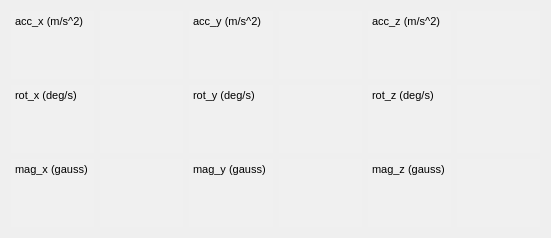
   <widget class="QWidget" name="gridLayoutWidget_2">
    <property name="geometry">
     <rect>
      <x>10</x>
      <y>200</y>
      <width>551</width>
      <height>91</height>
     </rect>
    </property>
    <layout class="QGridLayout" name="gridLayout">
     <property name="sizeConstraint">
      <enum>QLayout::SetDefaultConstraint</enum>
     </property>
     <item row="2" column="5">
      <widget class="QTextEdit" name="textMagZ">
       <property name="enabled">
        <bool>true</bool>
       </property>
       <property name="autoFillBackground">
        <bool>false</bool>
       </property>
       <property name="styleSheet">
        <string notr="true">background-color: rgb(240, 240, 240);</string>
       </property>
       <property name="frameShape">
        <enum>QFrame::NoFrame</enum>
       </property>
       <property name="frameShadow">
        <enum>QFrame::Sunken</enum>
       </property>
       <property name="lineWidth">
        <number>1</number>
       </property>
       <property name="readOnly">
        <bool>true</bool>
       </property>
       <property name="html">
        <string>&lt;!DOCTYPE HTML PUBLIC &quot;-//W3C//DTD HTML 4.0//EN&quot; &quot;http://www.w3.org/TR/REC-html40/strict.dtd&quot;&gt;
&lt;html&gt;&lt;head&gt;&lt;meta name=&quot;qrichtext&quot; content=&quot;1&quot; /&gt;&lt;style type=&quot;text/css&quot;&gt;
p, li { white-space: pre-wrap; }
&lt;/style&gt;&lt;/head&gt;&lt;body style=&quot; font-family:'MS Shell Dlg 2'; font-size:8.25pt; font-weight:400; font-style:normal;&quot;&gt;
&lt;p style=&quot;-qt-paragraph-type:empty; margin-top:12px; margin-bottom:12px; margin-left:0px; margin-right:0px; -qt-block-indent:0; text-indent:0px; font-family:'Segoe UI'; font-size:9pt;&quot;&gt;&lt;br /&gt;&lt;/p&gt;&lt;/body&gt;&lt;/html&gt;</string>
       </property>
      </widget>
     </item>
     <item row="0" column="4">
      <widget class="QTextEdit" name="textEdit_25">
       <property name="enabled">
        <bool>true</bool>
       </property>
       <property name="autoFillBackground">
        <bool>false</bool>
       </property>
       <property name="styleSheet">
        <string notr="true">background-color: rgb(240, 240, 240);</string>
       </property>
       <property name="frameShape">
        <enum>QFrame::NoFrame</enum>
       </property>
       <property name="frameShadow">
        <enum>QFrame::Sunken</enum>
       </property>
       <property name="lineWidth">
        <number>1</number>
       </property>
       <property name="readOnly">
        <bool>true</bool>
       </property>
       <property name="html">
        <string>&lt;!DOCTYPE HTML PUBLIC &quot;-//W3C//DTD HTML 4.0//EN&quot; &quot;http://www.w3.org/TR/REC-html40/strict.dtd&quot;&gt;
&lt;html&gt;&lt;head&gt;&lt;meta name=&quot;qrichtext&quot; content=&quot;1&quot; /&gt;&lt;style type=&quot;text/css&quot;&gt;
p, li { white-space: pre-wrap; }
&lt;/style&gt;&lt;/head&gt;&lt;body style=&quot; font-family:'MS Shell Dlg 2'; font-size:8.25pt; font-weight:400; font-style:normal;&quot;&gt;
&lt;p style=&quot; margin-top:12px; margin-bottom:12px; margin-left:0px; margin-right:0px; -qt-block-indent:0; text-indent:0px;&quot;&gt;&lt;span style=&quot; font-family:'Segoe UI'; font-size:8pt;&quot;&gt;acc_z (m/s^2)&lt;/span&gt;&lt;/p&gt;&lt;/body&gt;&lt;/html&gt;</string>
       </property>
      </widget>
     </item>
     <item row="1" column="0">
      <widget class="QTextEdit" name="textEdit_28">
       <property name="enabled">
        <bool>true</bool>
       </property>
       <property name="autoFillBackground">
        <bool>false</bool>
       </property>
       <property name="styleSheet">
        <string notr="true">background-color: rgb(240, 240, 240);</string>
       </property>
       <property name="frameShape">
        <enum>QFrame::NoFrame</enum>
       </property>
       <property name="frameShadow">
        <enum>QFrame::Sunken</enum>
       </property>
       <property name="lineWidth">
        <number>1</number>
       </property>
       <property name="readOnly">
        <bool>true</bool>
       </property>
       <property name="html">
        <string>&lt;!DOCTYPE HTML PUBLIC &quot;-//W3C//DTD HTML 4.0//EN&quot; &quot;http://www.w3.org/TR/REC-html40/strict.dtd&quot;&gt;
&lt;html&gt;&lt;head&gt;&lt;meta name=&quot;qrichtext&quot; content=&quot;1&quot; /&gt;&lt;style type=&quot;text/css&quot;&gt;
p, li { white-space: pre-wrap; }
&lt;/style&gt;&lt;/head&gt;&lt;body style=&quot; font-family:'MS Shell Dlg 2'; font-size:8.25pt; font-weight:400; font-style:normal;&quot;&gt;
&lt;p style=&quot; margin-top:12px; margin-bottom:12px; margin-left:0px; margin-right:0px; -qt-block-indent:0; text-indent:0px;&quot;&gt;&lt;span style=&quot; font-family:'Segoe UI'; font-size:8pt;&quot;&gt;rot_x (deg/s)&lt;/span&gt;&lt;/p&gt;&lt;/body&gt;&lt;/html&gt;</string>
       </property>
      </widget>
     </item>
     <item row="0" column="3">
      <widget class="QTextEdit" name="textAccY">
       <property name="enabled">
        <bool>true</bool>
       </property>
       <property name="autoFillBackground">
        <bool>false</bool>
       </property>
       <property name="styleSheet">
        <string notr="true">background-color: rgb(240, 240, 240);</string>
       </property>
       <property name="frameShape">
        <enum>QFrame::NoFrame</enum>
       </property>
       <property name="frameShadow">
        <enum>QFrame::Sunken</enum>
       </property>
       <property name="lineWidth">
        <number>1</number>
       </property>
       <property name="readOnly">
        <bool>true</bool>
       </property>
       <property name="html">
        <string>&lt;!DOCTYPE HTML PUBLIC &quot;-//W3C//DTD HTML 4.0//EN&quot; &quot;http://www.w3.org/TR/REC-html40/strict.dtd&quot;&gt;
&lt;html&gt;&lt;head&gt;&lt;meta name=&quot;qrichtext&quot; content=&quot;1&quot; /&gt;&lt;style type=&quot;text/css&quot;&gt;
p, li { white-space: pre-wrap; }
&lt;/style&gt;&lt;/head&gt;&lt;body style=&quot; font-family:'MS Shell Dlg 2'; font-size:8.25pt; font-weight:400; font-style:normal;&quot;&gt;
&lt;p style=&quot;-qt-paragraph-type:empty; margin-top:12px; margin-bottom:12px; margin-left:0px; margin-right:0px; -qt-block-indent:0; text-indent:0px; font-family:'Segoe UI'; font-size:9pt;&quot;&gt;&lt;br /&gt;&lt;/p&gt;&lt;/body&gt;&lt;/html&gt;</string>
       </property>
      </widget>
     </item>
     <item row="1" column="1">
      <widget class="QTextEdit" name="textRotX">
       <property name="enabled">
        <bool>true</bool>
       </property>
       <property name="autoFillBackground">
        <bool>false</bool>
       </property>
       <property name="styleSheet">
        <string notr="true">background-color: rgb(240, 240, 240);</string>
       </property>
       <property name="frameShape">
        <enum>QFrame::NoFrame</enum>
       </property>
       <property name="frameShadow">
        <enum>QFrame::Sunken</enum>
       </property>
       <property name="lineWidth">
        <number>1</number>
       </property>
       <property name="readOnly">
        <bool>true</bool>
       </property>
       <property name="html">
        <string>&lt;!DOCTYPE HTML PUBLIC &quot;-//W3C//DTD HTML 4.0//EN&quot; &quot;http://www.w3.org/TR/REC-html40/strict.dtd&quot;&gt;
&lt;html&gt;&lt;head&gt;&lt;meta name=&quot;qrichtext&quot; content=&quot;1&quot; /&gt;&lt;style type=&quot;text/css&quot;&gt;
p, li { white-space: pre-wrap; }
&lt;/style&gt;&lt;/head&gt;&lt;body style=&quot; font-family:'MS Shell Dlg 2'; font-size:8.25pt; font-weight:400; font-style:normal;&quot;&gt;
&lt;p style=&quot;-qt-paragraph-type:empty; margin-top:12px; margin-bottom:12px; margin-left:0px; margin-right:0px; -qt-block-indent:0; text-indent:0px; font-family:'Segoe UI'; font-size:9pt;&quot;&gt;&lt;br /&gt;&lt;/p&gt;&lt;/body&gt;&lt;/html&gt;</string>
       </property>
      </widget>
     </item>
     <item row="0" column="2">
      <widget class="QTextEdit" name="textEdit_23">
       <property name="enabled">
        <bool>true</bool>
       </property>
       <property name="autoFillBackground">
        <bool>false</bool>
       </property>
       <property name="styleSheet">
        <string notr="true">background-color: rgb(240, 240, 240);</string>
       </property>
       <property name="frameShape">
        <enum>QFrame::NoFrame</enum>
       </property>
       <property name="frameShadow">
        <enum>QFrame::Sunken</enum>
       </property>
       <property name="lineWidth">
        <number>1</number>
       </property>
       <property name="readOnly">
        <bool>true</bool>
       </property>
       <property name="html">
        <string>&lt;!DOCTYPE HTML PUBLIC &quot;-//W3C//DTD HTML 4.0//EN&quot; &quot;http://www.w3.org/TR/REC-html40/strict.dtd&quot;&gt;
&lt;html&gt;&lt;head&gt;&lt;meta name=&quot;qrichtext&quot; content=&quot;1&quot; /&gt;&lt;style type=&quot;text/css&quot;&gt;
p, li { white-space: pre-wrap; }
&lt;/style&gt;&lt;/head&gt;&lt;body style=&quot; font-family:'MS Shell Dlg 2'; font-size:8.25pt; font-weight:400; font-style:normal;&quot;&gt;
&lt;p style=&quot; margin-top:12px; margin-bottom:12px; margin-left:0px; margin-right:0px; -qt-block-indent:0; text-indent:0px;&quot;&gt;&lt;span style=&quot; font-family:'Segoe UI'; font-size:8pt;&quot;&gt;acc_y (m/s^2)&lt;/span&gt;&lt;/p&gt;&lt;/body&gt;&lt;/html&gt;</string>
       </property>
      </widget>
     </item>
     <item row="1" column="3">
      <widget class="QTextEdit" name="textRotY">
       <property name="enabled">
        <bool>true</bool>
       </property>
       <property name="autoFillBackground">
        <bool>false</bool>
       </property>
       <property name="styleSheet">
        <string notr="true">background-color: rgb(240, 240, 240);</string>
       </property>
       <property name="frameShape">
        <enum>QFrame::NoFrame</enum>
       </property>
       <property name="frameShadow">
        <enum>QFrame::Sunken</enum>
       </property>
       <property name="lineWidth">
        <number>1</number>
       </property>
       <property name="readOnly">
        <bool>true</bool>
       </property>
       <property name="html">
        <string>&lt;!DOCTYPE HTML PUBLIC &quot;-//W3C//DTD HTML 4.0//EN&quot; &quot;http://www.w3.org/TR/REC-html40/strict.dtd&quot;&gt;
&lt;html&gt;&lt;head&gt;&lt;meta name=&quot;qrichtext&quot; content=&quot;1&quot; /&gt;&lt;style type=&quot;text/css&quot;&gt;
p, li { white-space: pre-wrap; }
&lt;/style&gt;&lt;/head&gt;&lt;body style=&quot; font-family:'MS Shell Dlg 2'; font-size:8.25pt; font-weight:400; font-style:normal;&quot;&gt;
&lt;p style=&quot;-qt-paragraph-type:empty; margin-top:12px; margin-bottom:12px; margin-left:0px; margin-right:0px; -qt-block-indent:0; text-indent:0px; font-family:'Segoe UI'; font-size:9pt;&quot;&gt;&lt;br /&gt;&lt;/p&gt;&lt;/body&gt;&lt;/html&gt;</string>
       </property>
      </widget>
     </item>
     <item row="1" column="2">
      <widget class="QTextEdit" name="textEdit_29">
       <property name="enabled">
        <bool>true</bool>
       </property>
       <property name="autoFillBackground">
        <bool>false</bool>
       </property>
       <property name="styleSheet">
        <string notr="true">background-color: rgb(240, 240, 240);</string>
       </property>
       <property name="frameShape">
        <enum>QFrame::NoFrame</enum>
       </property>
       <property name="frameShadow">
        <enum>QFrame::Sunken</enum>
       </property>
       <property name="lineWidth">
        <number>1</number>
       </property>
       <property name="readOnly">
        <bool>true</bool>
       </property>
       <property name="html">
        <string>&lt;!DOCTYPE HTML PUBLIC &quot;-//W3C//DTD HTML 4.0//EN&quot; &quot;http://www.w3.org/TR/REC-html40/strict.dtd&quot;&gt;
&lt;html&gt;&lt;head&gt;&lt;meta name=&quot;qrichtext&quot; content=&quot;1&quot; /&gt;&lt;style type=&quot;text/css&quot;&gt;
p, li { white-space: pre-wrap; }
&lt;/style&gt;&lt;/head&gt;&lt;body style=&quot; font-family:'MS Shell Dlg 2'; font-size:8.25pt; font-weight:400; font-style:normal;&quot;&gt;
&lt;p style=&quot; margin-top:12px; margin-bottom:12px; margin-left:0px; margin-right:0px; -qt-block-indent:0; text-indent:0px;&quot;&gt;&lt;span style=&quot; font-family:'Segoe UI'; font-size:8pt;&quot;&gt;rot_y (deg/s)&lt;/span&gt;&lt;/p&gt;&lt;/body&gt;&lt;/html&gt;</string>
       </property>
      </widget>
     </item>
     <item row="0" column="5">
      <widget class="QTextEdit" name="textAccZ">
       <property name="enabled">
        <bool>true</bool>
       </property>
       <property name="autoFillBackground">
        <bool>false</bool>
       </property>
       <property name="styleSheet">
        <string notr="true">background-color: rgb(240, 240, 240);</string>
       </property>
       <property name="frameShape">
        <enum>QFrame::NoFrame</enum>
       </property>
       <property name="frameShadow">
        <enum>QFrame::Sunken</enum>
       </property>
       <property name="lineWidth">
        <number>1</number>
       </property>
       <property name="readOnly">
        <bool>true</bool>
       </property>
       <property name="html">
        <string>&lt;!DOCTYPE HTML PUBLIC &quot;-//W3C//DTD HTML 4.0//EN&quot; &quot;http://www.w3.org/TR/REC-html40/strict.dtd&quot;&gt;
&lt;html&gt;&lt;head&gt;&lt;meta name=&quot;qrichtext&quot; content=&quot;1&quot; /&gt;&lt;style type=&quot;text/css&quot;&gt;
p, li { white-space: pre-wrap; }
&lt;/style&gt;&lt;/head&gt;&lt;body style=&quot; font-family:'MS Shell Dlg 2'; font-size:8.25pt; font-weight:400; font-style:normal;&quot;&gt;
&lt;p style=&quot;-qt-paragraph-type:empty; margin-top:12px; margin-bottom:12px; margin-left:0px; margin-right:0px; -qt-block-indent:0; text-indent:0px; font-family:'Segoe UI'; font-size:9pt;&quot;&gt;&lt;br /&gt;&lt;/p&gt;&lt;/body&gt;&lt;/html&gt;</string>
       </property>
      </widget>
     </item>
     <item row="1" column="4">
      <widget class="QTextEdit" name="textEdit_31">
       <property name="enabled">
        <bool>true</bool>
       </property>
       <property name="autoFillBackground">
        <bool>false</bool>
       </property>
       <property name="styleSheet">
        <string notr="true">background-color: rgb(240, 240, 240);</string>
       </property>
       <property name="frameShape">
        <enum>QFrame::NoFrame</enum>
       </property>
       <property name="frameShadow">
        <enum>QFrame::Sunken</enum>
       </property>
       <property name="lineWidth">
        <number>1</number>
       </property>
       <property name="readOnly">
        <bool>true</bool>
       </property>
       <property name="html">
        <string>&lt;!DOCTYPE HTML PUBLIC &quot;-//W3C//DTD HTML 4.0//EN&quot; &quot;http://www.w3.org/TR/REC-html40/strict.dtd&quot;&gt;
&lt;html&gt;&lt;head&gt;&lt;meta name=&quot;qrichtext&quot; content=&quot;1&quot; /&gt;&lt;style type=&quot;text/css&quot;&gt;
p, li { white-space: pre-wrap; }
&lt;/style&gt;&lt;/head&gt;&lt;body style=&quot; font-family:'MS Shell Dlg 2'; font-size:8.25pt; font-weight:400; font-style:normal;&quot;&gt;
&lt;p style=&quot; margin-top:12px; margin-bottom:12px; margin-left:0px; margin-right:0px; -qt-block-indent:0; text-indent:0px;&quot;&gt;&lt;span style=&quot; font-family:'Segoe UI'; font-size:8pt;&quot;&gt;rot_z (deg/s)&lt;/span&gt;&lt;/p&gt;&lt;/body&gt;&lt;/html&gt;</string>
       </property>
      </widget>
     </item>
     <item row="1" column="5">
      <widget class="QTextEdit" name="textRotZ">
       <property name="enabled">
        <bool>true</bool>
       </property>
       <property name="autoFillBackground">
        <bool>false</bool>
       </property>
       <property name="styleSheet">
        <string notr="true">background-color: rgb(240, 240, 240);</string>
       </property>
       <property name="frameShape">
        <enum>QFrame::NoFrame</enum>
       </property>
       <property name="frameShadow">
        <enum>QFrame::Sunken</enum>
       </property>
       <property name="lineWidth">
        <number>1</number>
       </property>
       <property name="readOnly">
        <bool>true</bool>
       </property>
       <property name="html">
        <string>&lt;!DOCTYPE HTML PUBLIC &quot;-//W3C//DTD HTML 4.0//EN&quot; &quot;http://www.w3.org/TR/REC-html40/strict.dtd&quot;&gt;
&lt;html&gt;&lt;head&gt;&lt;meta name=&quot;qrichtext&quot; content=&quot;1&quot; /&gt;&lt;style type=&quot;text/css&quot;&gt;
p, li { white-space: pre-wrap; }
&lt;/style&gt;&lt;/head&gt;&lt;body style=&quot; font-family:'MS Shell Dlg 2'; font-size:8.25pt; font-weight:400; font-style:normal;&quot;&gt;
&lt;p style=&quot;-qt-paragraph-type:empty; margin-top:12px; margin-bottom:12px; margin-left:0px; margin-right:0px; -qt-block-indent:0; text-indent:0px; font-family:'Segoe UI'; font-size:9pt;&quot;&gt;&lt;br /&gt;&lt;/p&gt;&lt;/body&gt;&lt;/html&gt;</string>
       </property>
      </widget>
     </item>
     <item row="0" column="1">
      <widget class="QTextEdit" name="textAccX">
       <property name="enabled">
        <bool>true</bool>
       </property>
       <property name="autoFillBackground">
        <bool>false</bool>
       </property>
       <property name="styleSheet">
        <string notr="true">background-color: rgb(240, 240, 240);</string>
       </property>
       <property name="frameShape">
        <enum>QFrame::NoFrame</enum>
       </property>
       <property name="frameShadow">
        <enum>QFrame::Sunken</enum>
       </property>
       <property name="lineWidth">
        <number>1</number>
       </property>
       <property name="readOnly">
        <bool>true</bool>
       </property>
       <property name="html">
        <string>&lt;!DOCTYPE HTML PUBLIC &quot;-//W3C//DTD HTML 4.0//EN&quot; &quot;http://www.w3.org/TR/REC-html40/strict.dtd&quot;&gt;
&lt;html&gt;&lt;head&gt;&lt;meta name=&quot;qrichtext&quot; content=&quot;1&quot; /&gt;&lt;style type=&quot;text/css&quot;&gt;
p, li { white-space: pre-wrap; }
&lt;/style&gt;&lt;/head&gt;&lt;body style=&quot; font-family:'MS Shell Dlg 2'; font-size:8.25pt; font-weight:400; font-style:normal;&quot;&gt;
&lt;p style=&quot;-qt-paragraph-type:empty; margin-top:12px; margin-bottom:12px; margin-left:0px; margin-right:0px; -qt-block-indent:0; text-indent:0px; font-family:'Segoe UI'; font-size:9pt;&quot;&gt;&lt;br /&gt;&lt;/p&gt;&lt;/body&gt;&lt;/html&gt;</string>
       </property>
      </widget>
     </item>
     <item row="2" column="2">
      <widget class="QTextEdit" name="textEdit_35">
       <property name="enabled">
        <bool>true</bool>
       </property>
       <property name="autoFillBackground">
        <bool>false</bool>
       </property>
       <property name="styleSheet">
        <string notr="true">background-color: rgb(240, 240, 240);</string>
       </property>
       <property name="frameShape">
        <enum>QFrame::NoFrame</enum>
       </property>
       <property name="frameShadow">
        <enum>QFrame::Sunken</enum>
       </property>
       <property name="lineWidth">
        <number>1</number>
       </property>
       <property name="readOnly">
        <bool>true</bool>
       </property>
       <property name="html">
        <string>&lt;!DOCTYPE HTML PUBLIC &quot;-//W3C//DTD HTML 4.0//EN&quot; &quot;http://www.w3.org/TR/REC-html40/strict.dtd&quot;&gt;
&lt;html&gt;&lt;head&gt;&lt;meta name=&quot;qrichtext&quot; content=&quot;1&quot; /&gt;&lt;style type=&quot;text/css&quot;&gt;
p, li { white-space: pre-wrap; }
&lt;/style&gt;&lt;/head&gt;&lt;body style=&quot; font-family:'MS Shell Dlg 2'; font-size:8.25pt; font-weight:400; font-style:normal;&quot;&gt;
&lt;p style=&quot; margin-top:12px; margin-bottom:12px; margin-left:0px; margin-right:0px; -qt-block-indent:0; text-indent:0px;&quot;&gt;&lt;span style=&quot; font-family:'Segoe UI'; font-size:8pt;&quot;&gt;mag_y (gauss)&lt;/span&gt;&lt;/p&gt;&lt;/body&gt;&lt;/html&gt;</string>
       </property>
      </widget>
     </item>
     <item row="2" column="0">
      <widget class="QTextEdit" name="textEdit_34">
       <property name="enabled">
        <bool>true</bool>
       </property>
       <property name="autoFillBackground">
        <bool>false</bool>
       </property>
       <property name="styleSheet">
        <string notr="true">background-color: rgb(240, 240, 240);</string>
       </property>
       <property name="frameShape">
        <enum>QFrame::NoFrame</enum>
       </property>
       <property name="frameShadow">
        <enum>QFrame::Sunken</enum>
       </property>
       <property name="lineWidth">
        <number>1</number>
       </property>
       <property name="readOnly">
        <bool>true</bool>
       </property>
       <property name="html">
        <string>&lt;!DOCTYPE HTML PUBLIC &quot;-//W3C//DTD HTML 4.0//EN&quot; &quot;http://www.w3.org/TR/REC-html40/strict.dtd&quot;&gt;
&lt;html&gt;&lt;head&gt;&lt;meta name=&quot;qrichtext&quot; content=&quot;1&quot; /&gt;&lt;style type=&quot;text/css&quot;&gt;
p, li { white-space: pre-wrap; }
&lt;/style&gt;&lt;/head&gt;&lt;body style=&quot; font-family:'MS Shell Dlg 2'; font-size:8.25pt; font-weight:400; font-style:normal;&quot;&gt;
&lt;p style=&quot; margin-top:12px; margin-bottom:12px; margin-left:0px; margin-right:0px; -qt-block-indent:0; text-indent:0px;&quot;&gt;&lt;span style=&quot; font-family:'Segoe UI'; font-size:8pt;&quot;&gt;mag_x (gauss)&lt;/span&gt;&lt;/p&gt;&lt;/body&gt;&lt;/html&gt;</string>
       </property>
      </widget>
     </item>
     <item row="2" column="3">
      <widget class="QTextEdit" name="textMagY">
       <property name="enabled">
        <bool>true</bool>
       </property>
       <property name="autoFillBackground">
        <bool>false</bool>
       </property>
       <property name="styleSheet">
        <string notr="true">background-color: rgb(240, 240, 240);</string>
       </property>
       <property name="frameShape">
        <enum>QFrame::NoFrame</enum>
       </property>
       <property name="frameShadow">
        <enum>QFrame::Sunken</enum>
       </property>
       <property name="lineWidth">
        <number>1</number>
       </property>
       <property name="readOnly">
        <bool>true</bool>
       </property>
       <property name="html">
        <string>&lt;!DOCTYPE HTML PUBLIC &quot;-//W3C//DTD HTML 4.0//EN&quot; &quot;http://www.w3.org/TR/REC-html40/strict.dtd&quot;&gt;
&lt;html&gt;&lt;head&gt;&lt;meta name=&quot;qrichtext&quot; content=&quot;1&quot; /&gt;&lt;style type=&quot;text/css&quot;&gt;
p, li { white-space: pre-wrap; }
&lt;/style&gt;&lt;/head&gt;&lt;body style=&quot; font-family:'MS Shell Dlg 2'; font-size:8.25pt; font-weight:400; font-style:normal;&quot;&gt;
&lt;p style=&quot;-qt-paragraph-type:empty; margin-top:12px; margin-bottom:12px; margin-left:0px; margin-right:0px; -qt-block-indent:0; text-indent:0px; font-family:'Segoe UI'; font-size:9pt;&quot;&gt;&lt;br /&gt;&lt;/p&gt;&lt;/body&gt;&lt;/html&gt;</string>
       </property>
      </widget>
     </item>
     <item row="2" column="4">
      <widget class="QTextEdit" name="textEdit_37">
       <property name="enabled">
        <bool>true</bool>
       </property>
       <property name="autoFillBackground">
        <bool>false</bool>
       </property>
       <property name="styleSheet">
        <string notr="true">background-color: rgb(240, 240, 240);</string>
       </property>
       <property name="frameShape">
        <enum>QFrame::NoFrame</enum>
       </property>
       <property name="frameShadow">
        <enum>QFrame::Sunken</enum>
       </property>
       <property name="lineWidth">
        <number>1</number>
       </property>
       <property name="readOnly">
        <bool>true</bool>
       </property>
       <property name="html">
        <string>&lt;!DOCTYPE HTML PUBLIC &quot;-//W3C//DTD HTML 4.0//EN&quot; &quot;http://www.w3.org/TR/REC-html40/strict.dtd&quot;&gt;
&lt;html&gt;&lt;head&gt;&lt;meta name=&quot;qrichtext&quot; content=&quot;1&quot; /&gt;&lt;style type=&quot;text/css&quot;&gt;
p, li { white-space: pre-wrap; }
&lt;/style&gt;&lt;/head&gt;&lt;body style=&quot; font-family:'MS Shell Dlg 2'; font-size:8.25pt; font-weight:400; font-style:normal;&quot;&gt;
&lt;p style=&quot; margin-top:12px; margin-bottom:12px; margin-left:0px; margin-right:0px; -qt-block-indent:0; text-indent:0px;&quot;&gt;&lt;span style=&quot; font-family:'Segoe UI'; font-size:8pt;&quot;&gt;mag_z (gauss)&lt;/span&gt;&lt;/p&gt;&lt;/body&gt;&lt;/html&gt;</string>
       </property>
      </widget>
     </item>
     <item row="0" column="0">
      <widget class="QTextEdit" name="textEdit_21">
       <property name="enabled">
        <bool>true</bool>
       </property>
       <property name="autoFillBackground">
        <bool>false</bool>
       </property>
       <property name="styleSheet">
        <string notr="true">background-color: rgb(240, 240, 240);</string>
       </property>
       <property name="frameShape">
        <enum>QFrame::NoFrame</enum>
       </property>
       <property name="frameShadow">
        <enum>QFrame::Sunken</enum>
       </property>
       <property name="lineWidth">
        <number>1</number>
       </property>
       <property name="readOnly">
        <bool>true</bool>
       </property>
       <property name="html">
        <string>&lt;!DOCTYPE HTML PUBLIC &quot;-//W3C//DTD HTML 4.0//EN&quot; &quot;http://www.w3.org/TR/REC-html40/strict.dtd&quot;&gt;
&lt;html&gt;&lt;head&gt;&lt;meta name=&quot;qrichtext&quot; content=&quot;1&quot; /&gt;&lt;style type=&quot;text/css&quot;&gt;
p, li { white-space: pre-wrap; }
&lt;/style&gt;&lt;/head&gt;&lt;body style=&quot; font-family:'MS Shell Dlg 2'; font-size:8.25pt; font-weight:400; font-style:normal;&quot;&gt;
&lt;p style=&quot; margin-top:12px; margin-bottom:12px; margin-left:0px; margin-right:0px; -qt-block-indent:0; text-indent:0px;&quot;&gt;&lt;span style=&quot; font-family:'Segoe UI'; font-size:8pt;&quot;&gt;acc_x (m/s^2)&lt;/span&gt;&lt;/p&gt;&lt;/body&gt;&lt;/html&gt;</string>
       </property>
      </widget>
     </item>
     <item row="2" column="1">
      <widget class="QTextEdit" name="textMagX">
       <property name="enabled">
        <bool>true</bool>
       </property>
       <property name="autoFillBackground">
        <bool>false</bool>
       </property>
       <property name="styleSheet">
        <string notr="true">background-color: rgb(240, 240, 240);</string>
       </property>
       <property name="frameShape">
        <enum>QFrame::NoFrame</enum>
       </property>
       <property name="frameShadow">
        <enum>QFrame::Sunken</enum>
       </property>
       <property name="lineWidth">
        <number>1</number>
       </property>
       <property name="readOnly">
        <bool>true</bool>
       </property>
       <property name="html">
        <string>&lt;!DOCTYPE HTML PUBLIC &quot;-//W3C//DTD HTML 4.0//EN&quot; &quot;http://www.w3.org/TR/REC-html40/strict.dtd&quot;&gt;
&lt;html&gt;&lt;head&gt;&lt;meta name=&quot;qrichtext&quot; content=&quot;1&quot; /&gt;&lt;style type=&quot;text/css&quot;&gt;
p, li { white-space: pre-wrap; }
&lt;/style&gt;&lt;/head&gt;&lt;body style=&quot; font-family:'MS Shell Dlg 2'; font-size:8.25pt; font-weight:400; font-style:normal;&quot;&gt;
&lt;p style=&quot;-qt-paragraph-type:empty; margin-top:12px; margin-bottom:12px; margin-left:0px; margin-right:0px; -qt-block-indent:0; text-indent:0px; font-family:'Segoe UI'; font-size:9pt;&quot;&gt;&lt;br /&gt;&lt;/p&gt;&lt;/body&gt;&lt;/html&gt;</string>
       </property>
      </widget>
     </item>
    </layout>
   </widget>
